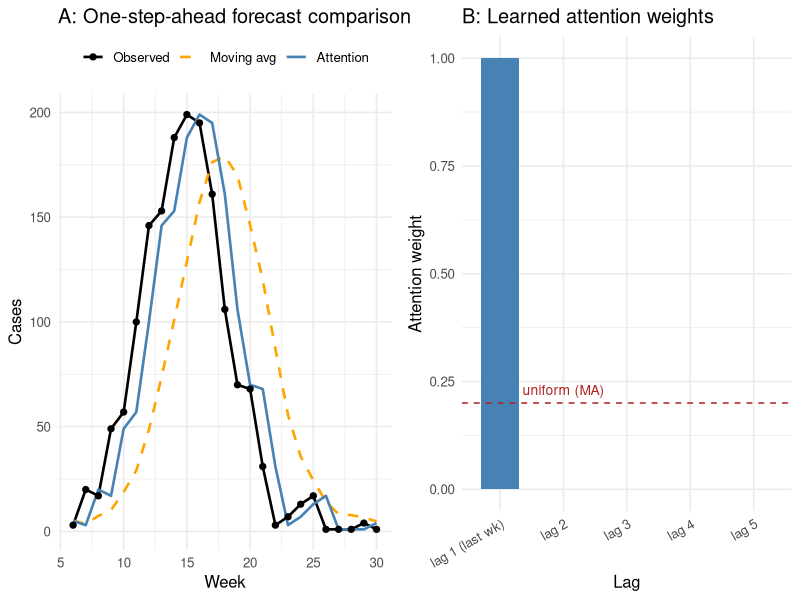

The R source for this figure:
## ---- chunk 1
#| label: attn-data

set.seed(42)

# 30-week epidemic curve (rise to peak at week 15, then decline)
t_seq <- 1:30
cases <- round(200 * exp(-((t_seq - 15)^2) / 20) + rnorm(30, 0, 8))
cases <- pmax(1, cases)

k <- 5   # look-back window (how many past weeks to use)

# Sliding-window dataset: each row = one prediction step
n_pred <- length(cases) - k
X_mat  <- do.call(rbind, lapply(
  (k + 1):length(cases),
  function(i) rev(cases[(i - k):(i - 1)])
))                                      # (n_pred, k) — col 1 = lag 1 (most recent)
y_vec  <- cases[(k + 1):length(cases)] # (n_pred,)   — next-week targets

cat("Forecasting steps:", n_pred, "\n")
cat("Observed range:   ", min(cases), "–", max(cases), "cases/week\n")
## ---- chunk 2
#| label: attn-train

softmax <- function(alpha) {
  e <- exp(alpha - max(alpha))   # numerically stable
  e / sum(e)
}

# Loss: MSE between attention-weighted prediction and true next-week cases
loss_fn <- function(alpha) {
  w    <- softmax(alpha)
  pred <- as.vector(X_mat %*% w)
  mean((pred - y_vec)^2)
}

# Numerical gradient (central differences)
num_grad <- function(f, x, eps = 1e-6) {
  vapply(seq_along(x), function(j) {
    x1 <- x2 <- x
    x1[j] <- x1[j] + eps
    x2[j] <- x2[j] - eps
    (f(x1) - f(x2)) / (2 * eps)
  }, numeric(1))
}

# Gradient descent on alpha
alpha <- rep(0, k)   # start: uniform weights (= moving average)
lr    <- 0.5
for (iter in 1:2000) {
  alpha <- alpha - lr * num_grad(loss_fn, alpha)
}

w_learned <- softmax(alpha)

# Predictions
ma_pred   <- rowMeans(X_mat)                 # baseline: uniform MA
attn_pred <- as.vector(X_mat %*% w_learned)  # attention

# Evaluation
rmse_ma   <- sqrt(mean((ma_pred   - y_vec)^2))
rmse_attn <- sqrt(mean((attn_pred - y_vec)^2))

cat("Learned attention weights (lag 1 = last week, lag 5 = 5 weeks ago):\n")
cat(paste0("  lag ", seq_len(k), ": ", round(w_learned, 3)), sep = "\n")
cat("\nMoving average RMSE:", round(rmse_ma,   1), "\n")
cat("Attention RMSE:     ", round(rmse_attn, 1), "\n")
## ---- chunk 3
#| label: attn-plot
#| fig-cap: "Left: one-step-ahead forecasts. Attention (blue) tracks the epidemic curve more closely than the moving average (orange) because it concentrates weight on the most recent lag. Right: learned attention weights by lag. Lag 1 (last week) receives nearly all the weight — consistent with strong short-term autocorrelation in epidemic incidence."
#| fig-width: 10
#| fig-height: 4

library(ggplot2)

week_idx <- (k + 1):length(cases)

df_pred <- data.frame(
  week    = rep(week_idx, 3),
  cases   = c(y_vec, ma_pred, attn_pred),
  model   = rep(c("Observed", "Moving avg", "Attention"),
                each = n_pred)
)
df_pred$model <- factor(df_pred$model,
  levels = c("Observed", "Moving avg", "Attention"))

p_pred <- ggplot(df_pred, aes(x = week, y = cases,
                               colour = model, linetype = model)) +
  geom_line(linewidth = 0.9) +
  geom_point(data = subset(df_pred, model == "Observed"),
             size = 1.8) +
  scale_colour_manual(values = c("Observed"    = "black",
                                  "Moving avg"  = "orange",
                                  "Attention"   = "steelblue"),
                      name = NULL) +
  scale_linetype_manual(values = c("Observed"   = "solid",
                                    "Moving avg" = "dashed",
                                    "Attention"  = "solid"),
                        name = NULL) +
  labs(x = "Week", y = "Cases",
       title = "A: One-step-ahead forecast comparison") +
  theme_minimal(base_size = 12) +
  theme(legend.position = "top")

lag_labels <- paste0("lag ", seq_len(k),
                     c(" (last wk)", rep("", k - 1)))
df_weights <- data.frame(
  lag    = factor(lag_labels, levels = lag_labels),
  weight = w_learned
)

p_weights <- ggplot(df_weights, aes(x = lag, y = weight)) +
  geom_col(fill = "steelblue", width = 0.6) +
  geom_hline(yintercept = 1 / k, linetype = "dashed", colour = "firebrick") +
  annotate("text", x = 2, y = 1 / k + 0.03,
           label = "uniform (MA)", colour = "firebrick", size = 3.5) +
  labs(x = "Lag", y = "Attention weight",
       title = "B: Learned attention weights") +
  theme_minimal(base_size = 12) +
  theme(axis.text.x = element_text(angle = 30, hjust = 1))

gridExtra_available <- requireNamespace("gridExtra", quietly = TRUE)
if (gridExtra_available) {
  gridExtra::grid.arrange(p_pred, p_weights, ncol = 2)
} else {
  print(p_pred)
  print(p_weights)
}
